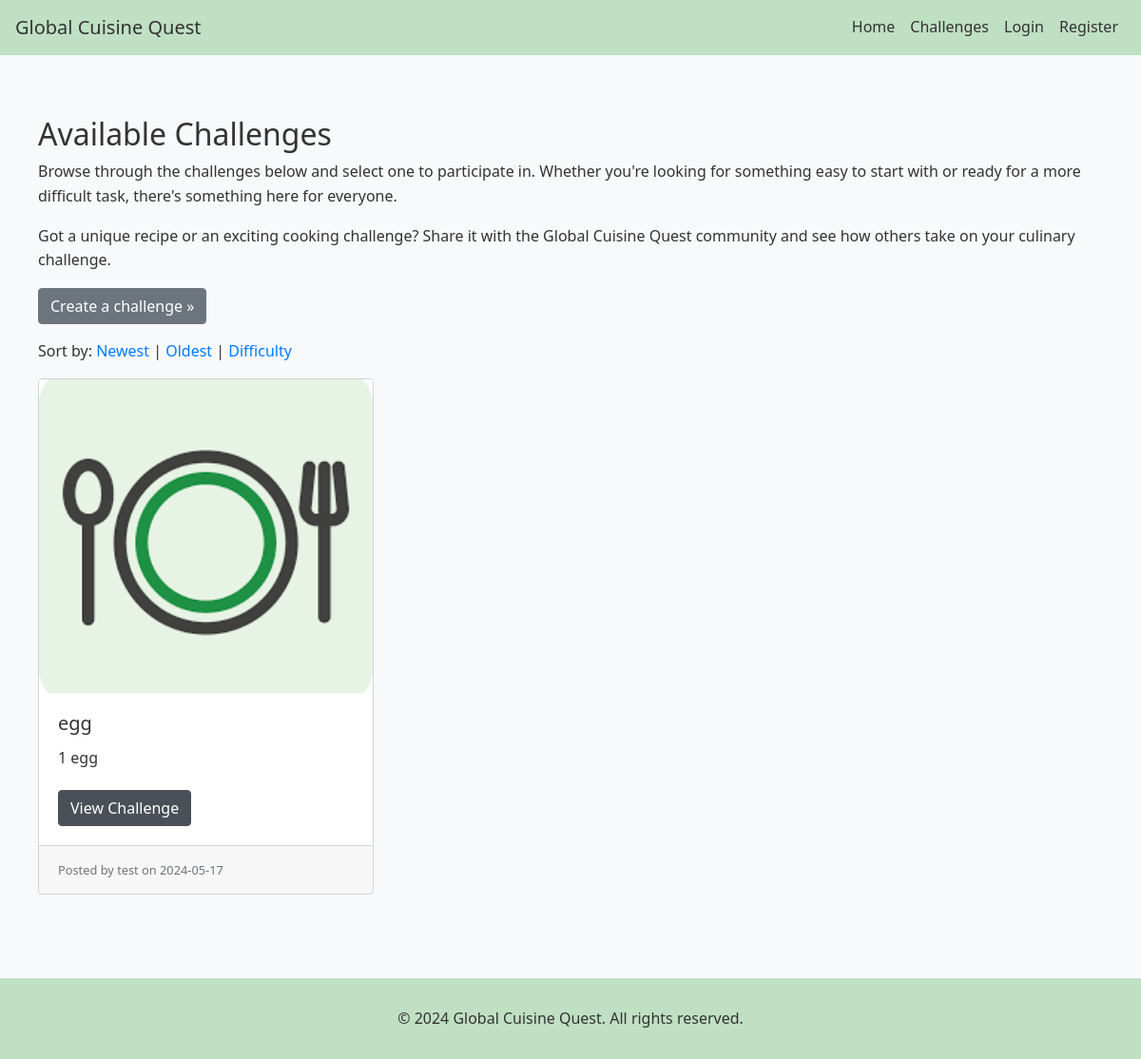
Screenshot of /challenge_list/ with the database file from the repository.
### globalcuisine/models.py (models this page shows, shortened)
class Challenge(db.Model):
    id = db.Column(db.Integer, primary_key=True)
    title = db.Column(db.String(100), nullable=False)
    recipe_type = db.Column(db.String(100), nullable=False)
    description = db.Column(db.Text, nullable=False)
    is_recipe = db.Column(db.Boolean, nullable=False)
    ingredients = db.Column(db.Text, nullable=False)
    recipe_instructions = db.Column(db.Text, nullable=False)
    created_at = db.Column(db.DateTime, nullable=False, default=datetime.utcnow)
    cuisine_type = db.Column(db.String(100))  # Make sure this line exists
    cuisine_style = db.Column(db.String(100))  # Make sure this line exists
    difficulty_level = db.Column(db.String(50), nullable=False)
    image_filename = db.Column(db.String(255))
    user_id = db.Column(db.Integer, db.ForeignKey('user.id'), nullable=False)
    submissions = db.relationship('Submission', backref='challenge', lazy=True)
    active_users = db.relationship('ActiveChallenge', backref='challenge', lazy=True)
    completed_users = db.relationship('CompletedChallenge', backref='challenge', lazy=True)

class User(UserMixin, db.Model):
    id = db.Column(db.Integer, primary_key=True)
    username = db.Column(db.String(100), unique=True, nullable=False)
    email = db.Column(db.String(120), unique=True, nullable=False)
    password_hash = db.Column(db.String(128))
    challenges = db.relationship('Challenge', backref='author', lazy=True)
    submissions = db.relationship('Submission', backref='user', lazy=True)
    active_challenges = db.relationship('ActiveChallenge', backref='user', lazy=True)
    completed_challenges = db.relationship('CompletedChallenge', backref='user', lazy=True)

### globalcuisine/main.py (the view)
@main.route('/challenge_list/', defaults={'sort_by': 'newest'})
@main.route('/view_challenges/<sort_by>') # or it is challenges
def challenge_list(sort_by):
    if sort_by == 'newest':
        challenges = Challenge.query.order_by(Challenge.created_at.desc()).all()
    elif sort_by == 'oldest':
        challenges = Challenge.query.order_by(Challenge.created_at.asc()).all()
    elif sort_by == 'difficulty':
        challenges = Challenge.query.order_by(Challenge.difficulty_level.desc()).all()
    else:
        challenges = Challenge.query.all() #Default no sorting
    return render_template('challenge_list.html', challenges=challenges)

### globalcuisine/templates/challenge_list.html
{% extends "base.html" %}
{% block content %}
<div class="container mt-4">
    <h2>Available Challenges</h2>
    <p>Browse through the challenges below and select one to participate in. Whether you're looking for something easy to start with or ready for a more difficult task, there's something here for everyone.</p>
    <p>Got a unique recipe or an exciting cooking challenge? Share it with the Global Cuisine Quest community and see how others take on your culinary challenge.</p>
        <p><a class="btn btn-secondary" href="{{ url_for('main.create_challenge') }}" role="button">Create a challenge &raquo;</a></p>
    <p>Sort by:
        <a href="{{ url_for('main.challenge_list', sort_by='newest') }}">Newest</a> |
        <a href="{{ url_for('main.challenge_list', sort_by='oldest') }}">Oldest</a> |
        <a href="{{ url_for('main.challenge_list', sort_by='difficulty') }}">Difficulty</a>
        </p>
        <div class="row">
        {% for challenge in challenges %}
            <div class="col-md-4 mb-4">
                <div class="card h-100">
                    {% if challenge.image_filename %}
                        <img src="{{ url_for('static', filename='images/' + challenge.image_filename) }}" class="card-img-top" alt="Image of {{ challenge.title }}">
                    {% else %}
                        <img src="{{ url_for('static', filename='images/default.png') }}" class="card-img-top" alt="Default Image">
                    {% endif %}
                    <div class="card-body">
                        <h5 class="card-title">{{ challenge.title }}</h5>
                        <p class="card-text">{{ challenge.description | truncate(150) }}</p>
                        <a href="{{ url_for('main.challenge_detail', challenge_id=challenge.id) }}" class="btn btn-primary">View Challenge</a>
                    </div>
                    <div class="card-footer">
                        <small class="text-muted">Posted by {{ challenge.author.username if challenge.author else 'Unknown' }} on {{ challenge.created_at.strftime('%Y-%m-%d') }}</small>
                    </div>
                </div>
            </div>
        {% else %}
            <div class="col-md-12">
                <p class="text-center">No challenges available at the moment. Be the first to create one!</p>
                <p class="text-center"><a class="btn btn-secondary" href="{{ url_for('main.create_challenge') }}" role="button">Create a challenge &raquo;</a></p>
            </div>
        {% endfor %}
    </div>
</div>
{% endblock %}

### globalcuisine/static/css/style.css (style rules this page uses)
body { font-family: 'Segoe UI', Tahoma, Geneva, Verdana, sans-serif; background-color: #f8f9fa; color: #333; line-height: 1.6; display: flex; flex-direction: column; min-height: 100vh; }
.container { max-width: 1200px; margin: 0 auto; padding: 20px; }
h1, h2, h3, h4, h5, h6 { color: #333; }
p { margin-bottom: 1em; }
.btn-primary { background-color: #495057; border-color: #495057; }
.card { background-color: #ffffff; border: 1px solid #ced4da; border-radius: 0.25rem; }
.card-img-top { width: 100%; height: 330px; object-fit: cover; border-top-left-radius: calc(0.25rem - 1px); border-top-right-radius: calc(0.25rem - 1px); }
.card-body { padding: 1.25rem; }
.card-title { margin-bottom: 0.75rem; }
.card-text { margin-bottom: 1.25rem; }
.card-footer { padding: 0.75rem 1.25rem; background-color: rgba(0, 0, 0, 0.03); border-top: 1px solid #ced4da; }

### rows the page displays
Challenge: image_filename (placeholder picture), title "egg", description "1 egg", author "test", created_at "2024-05-17"
